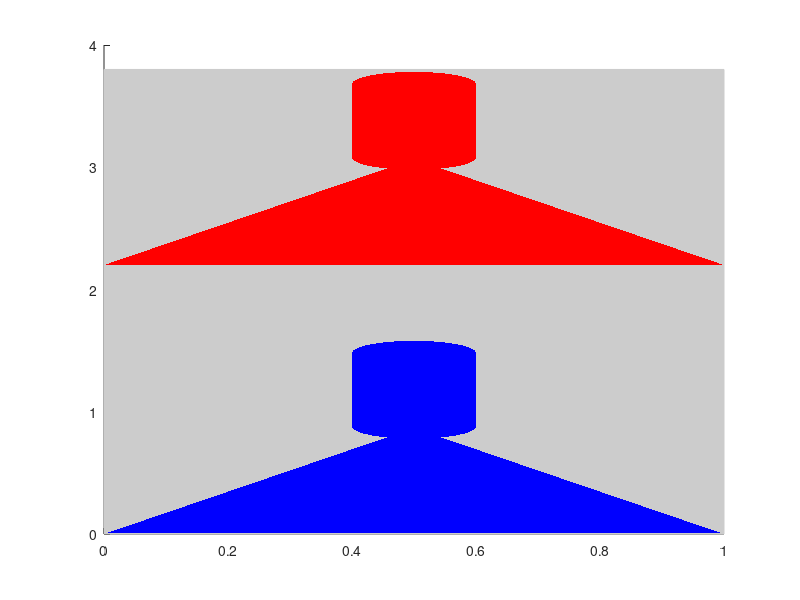

Write MATLAB code to recreate this figure. (Note: this script raises an error after producing the figure.)
h0 = rectangle('position',[0 0 1 3.8]);
set(h0,'facecolor',[0.8 0.8 0.8],'edgecolor',[0.8 0.8 0.8])
xe1 = [0 1 0.5];
ye1 = [0 0 0.5 * sqrt(3)];
xe2 = [0 1 0.5];
ye2 = [0 0 0.5 * sqrt(3)]+2.2;
patch(xe1,ye1,'b','EdgeColor','none');
patch(xe2,ye2,'r','EdgeColor','none');
w = 0.2; h = 0.6;
xx1 = 0.5 - w/2; xx2 = xx1;
yy1 = 0.88; yy2 = yy1 + 2.2;
rectangle('Position',[xx1,yy1,w,h],'FaceColor','b','EdgeColor','none');
rectangle('Position',[xx2,yy2,w,h],'FaceColor','r','EdgeColor','none');
rectangle('Position',[xx1,yy1-w/2,w,w],'FaceColor','b','EdgeColor','none','Curvature',[1, 1]);
rectangle('Position',[xx1,yy1-w/2+h,w,w],'FaceColor','b','EdgeColor','none','Curvature',[1, 1]);
rectangle('Position',[xx2,yy2-w/2,w,w],'FaceColor','r','EdgeColor','none','Curvature',[1, 1]);
rectangle('Position',[xx2,yy2-w/2+h,w,w],'FaceColor','r','EdgeColor','none','Curvature',[1, 1]);
text(0.55,0.2,'PY{\fontsize{8}2}','color','w','HorizontalAlignment','center','FontWeight', 'bold','fontsize',font_size)
text(0.55,0.2+2.2,'PY{\fontsize{8}1}','color','w','HorizontalAlignment','center','FontWeight', 'bold','fontsize',font_size)

axis equal;
axis([0 1 0 3.8])
ax=gca;
ax.XAxis.Visible='off';
ax.YAxis.Visible='off';
